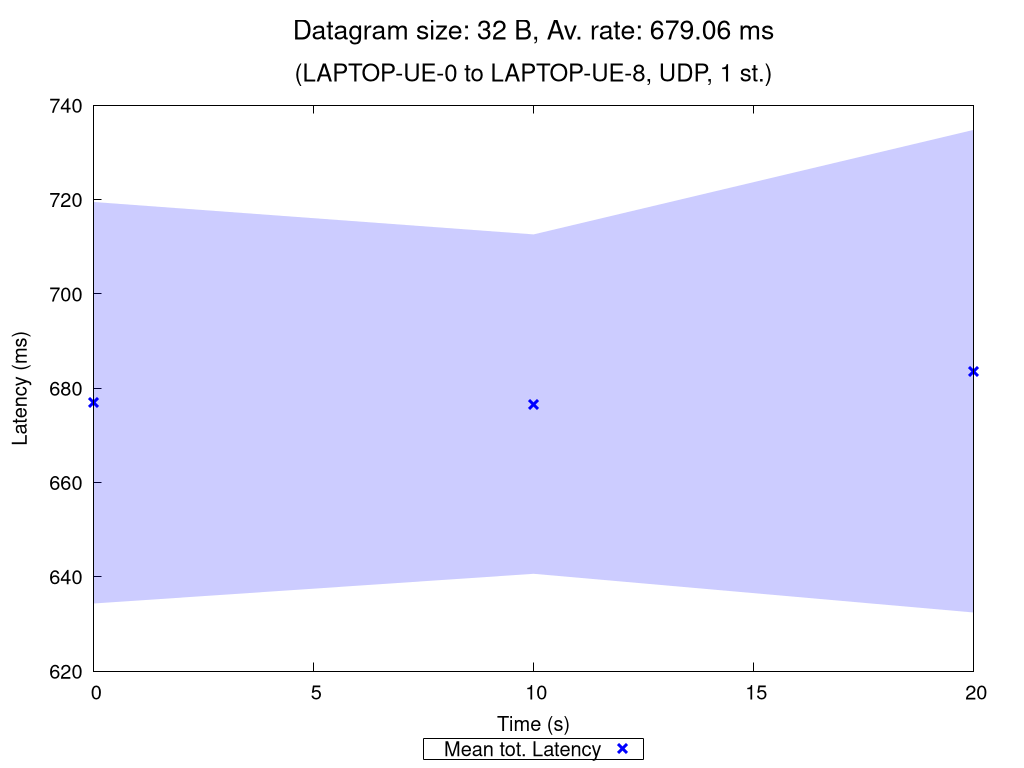

This figure's gnuplot source:
set terminal pngcairo nocrop enhanced size 1024,768 font "Verdana,15"
set output "UDP_1_st_2020_11_02_12-35-31_one2two_00032B.png"

set title "{/=20 Datagram size: 32 B, Av. rate: 679.06 ms}\n\n{/=18 (LAPTOP-UE-0 to LAPTOP-UE-8, UDP, 1 st.)}"

set xlabel "Time (s)"
set ylabel "Latency (ms)"
set ytics nomirror
set key bmargin center horizontal box samplen 1 width -1
set bmargin 4.6
set rmargin 4.5

rf = 1.0  # rate factor
set style fill transparent solid 0.2 noborder
set autoscale xfix
plot "UDP_1_st_2020_11_02_12-35-31_one2two_00032B_iperf_processed.dat" using 1:($2/rf-$3/rf):($2/rf+$3/rf) with filledcurves lc rgb "blue" notitle, \
     "" using 1:($2/rf) with points pt 2 ps 1.5 lw 3 lc rgb "blue" title "Mean tot. Latency", \
